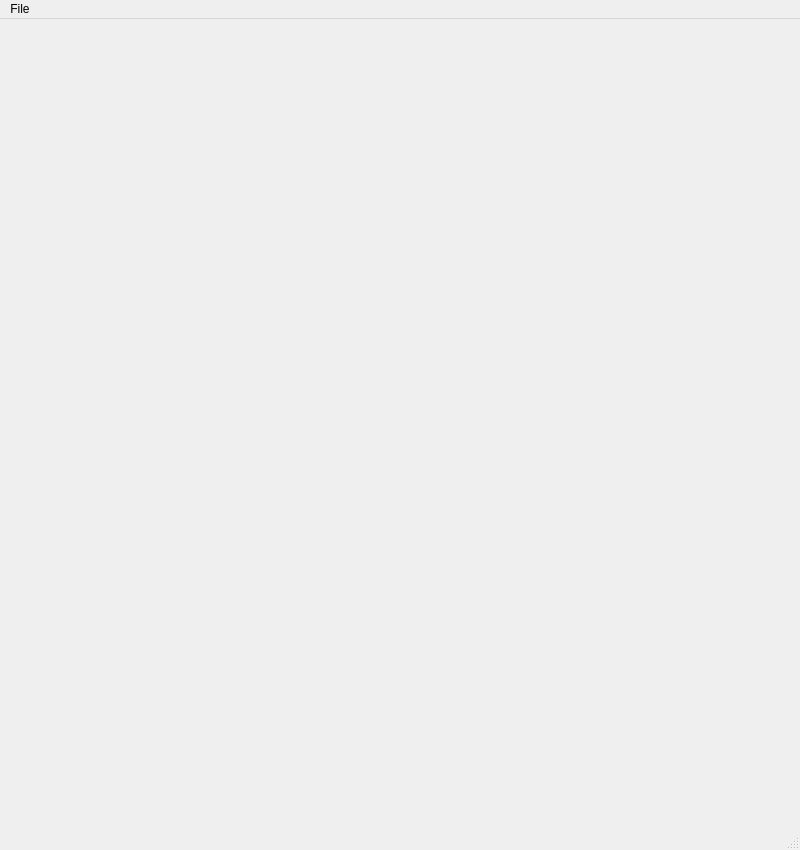
<?xml version="1.0" encoding="UTF-8"?>
<ui version="4.0">
 <class>MainWindow</class>
 <widget class="QMainWindow" name="MainWindow">
  <property name="geometry">
   <rect>
    <x>0</x>
    <y>0</y>
    <width>800</width>
    <height>850</height>
   </rect>
  </property>
  <property name="windowTitle">
   <string>GoGo Red Panda</string>
  </property>
  <widget class="QWidget" name="centralwidget">
   <widget class="QLabel" name="label">
    <property name="geometry">
     <rect>
      <x>0</x>
      <y>0</y>
      <width>800</width>
      <height>800</height>
     </rect>
    </property>
    <property name="text">
     <string/>
    </property>
    <property name="pixmap">
     <pixmap resource="resources/resources.qrc">:/resources/board.png</pixmap>
    </property>
   </widget>
  </widget>
  <widget class="QMenuBar" name="menubar">
   <property name="geometry">
    <rect>
     <x>0</x>
     <y>0</y>
     <width>800</width>
     <height>25</height>
    </rect>
   </property>
   <widget class="QMenu" name="menuFile">
    <property name="title">
     <string>File</string>
    </property>
    <addaction name="actionNew_Game"/>
    <addaction name="separator"/>
    <addaction name="actionExit"/>
   </widget>
   <addaction name="menuFile"/>
  </widget>
  <widget class="QStatusBar" name="statusbar"/>
  <action name="actionExit">
   <property name="text">
    <string>Exit</string>
   </property>
   <property name="menuRole">
    <enum>QAction::QuitRole</enum>
   </property>
  </action>
  <action name="actionNew_Game">
   <property name="text">
    <string>New Game</string>
   </property>
  </action>
 </widget>
 <resources>
  <include location="resources/resources.qrc"/>
 </resources>
 <connections/>
</ui>
